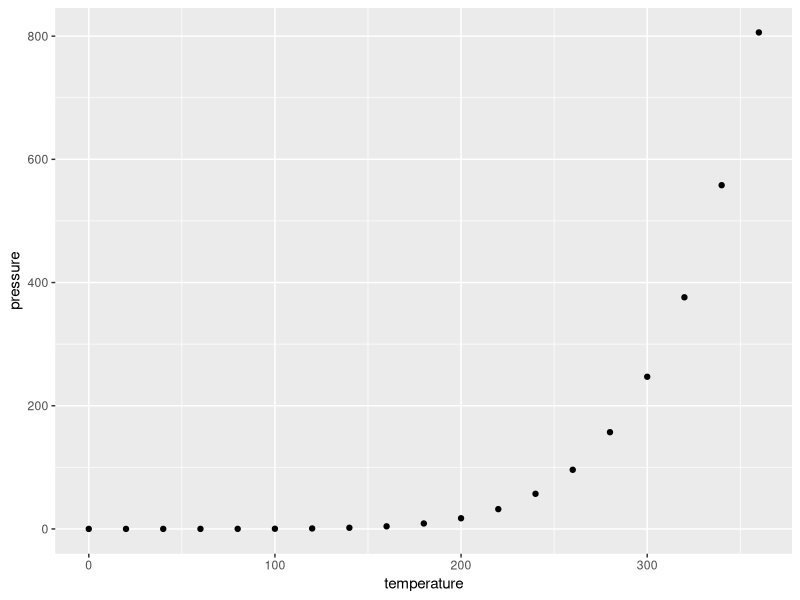

This chart was generated by the following R code:
## ---- chunk 1
knitr::opts_chunk$set(echo = TRUE)
## ---- chunk 2
library(tidyverse)
## ---- chunk 3
summary(cars)
## ---- chunk 4
ggplot(pressure, 
       aes(x = temperature, y = pressure)) +
  geom_point()
